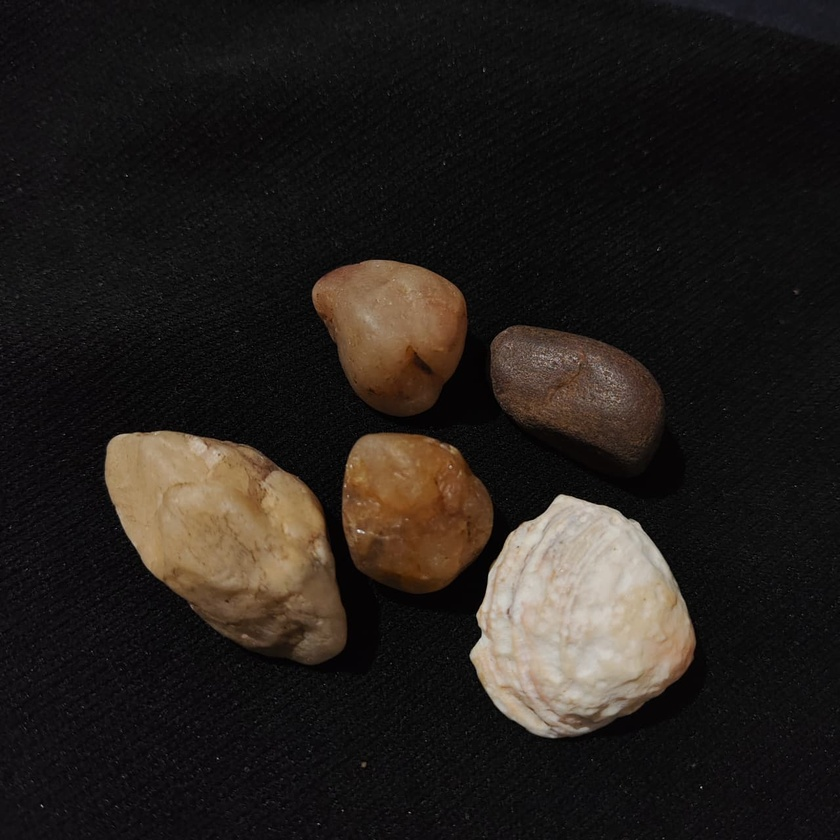
#> input picture images/stones_real.jpeg, 840 x 840 px, shrunk from 1280 x 1280 before the run, found by its file name
$ python extract_stones.py
#> lines starting #> are read from the running program, lines starting #| are printed output that depends on the picture; after the words box and inside, x2 and y2 are one past the last pixel; in counts of white or black regions, pixels touching at a corner belong together
import cv2
import numpy as np
import os

img_path = r'd:\PROJECTS\ForHer\images\stones_real.jpeg'
out_dir = r'd:\PROJECTS\ForHer\images'

# Read image
img = cv2.imread(img_path)
#> img is the input picture: shape (840, 840, 3); mean B, G, R 28.1, 32, 37.1
if img is None:
    print("Could not read image")
    exit()

# Convert to grayscale
gray = cv2.cvtColor(img, cv2.COLOR_BGR2GRAY)
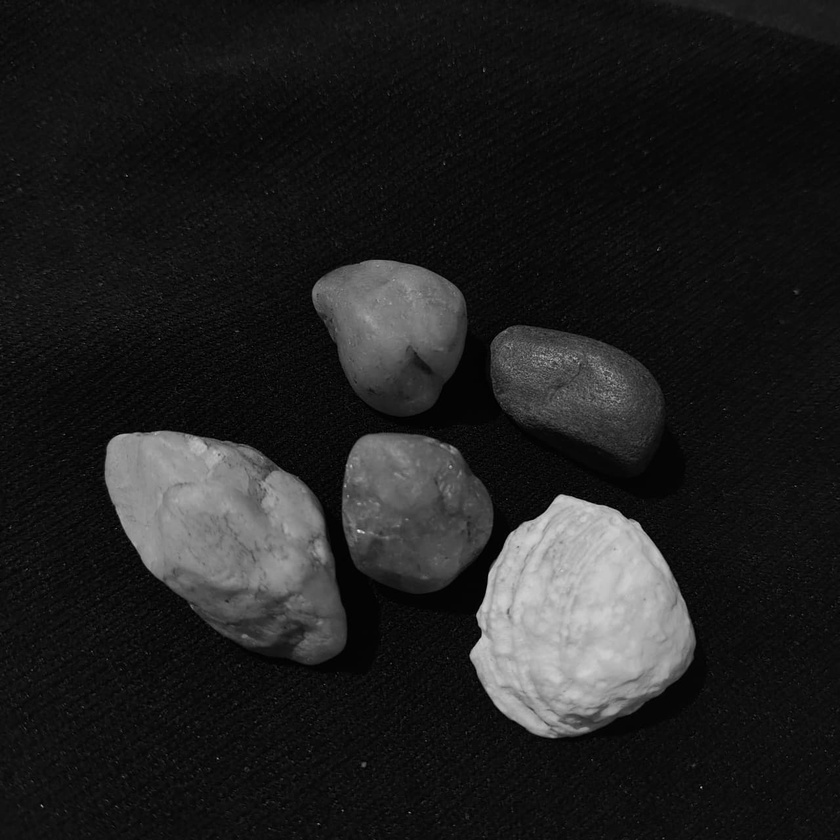
#> gray: shape (840, 840); min 0, max 237, mean 33.1

# Since background is black fabric, we can threshold.
# The stones should be lighter.
_, thresh = cv2.threshold(gray, 30, 255, cv2.THRESH_BINARY)
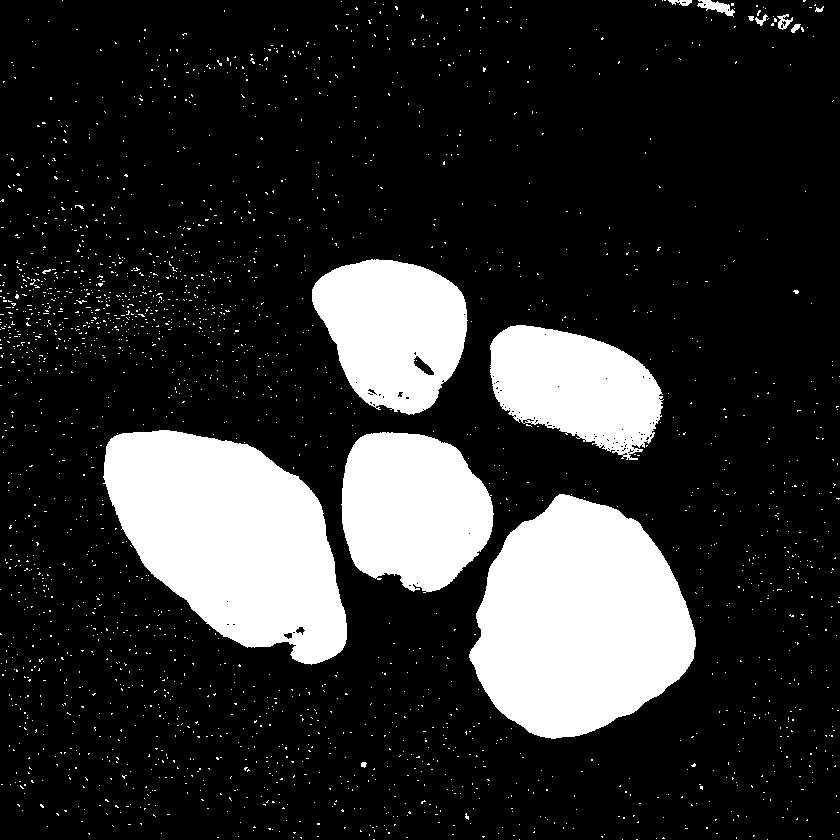
#> thresh: shape (840, 840); 19.1% white; 2283 white regions (2269 under 20 px), largest, box (x1, y1, x2, y2) and area: (469, 494, 696, 739) 39496, (103, 430, 347, 665) 37390, (341, 432, 494, 593) 18899

# Morphological operations to clean up
kernel = np.ones((5,5), np.uint8)
thresh = cv2.morphologyEx(thresh, cv2.MORPH_OPEN, kernel)
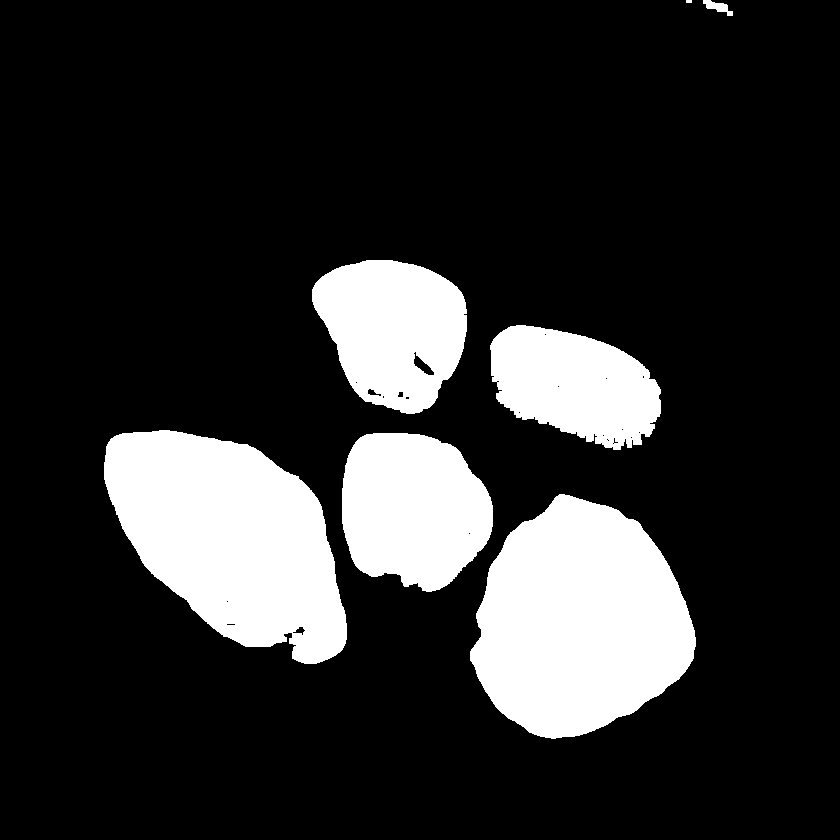
#> thresh: shape (840, 840); 18.1% white; 7 white regions (1 under 20 px), largest, box (x1, y1, x2, y2) and area: (470, 494, 696, 739) 39489, (104, 430, 347, 664) 37352, (342, 433, 493, 592) 18797, (312, 260, 467, 414) 17250, (490, 325, 661, 450) 14931, (703, 0, 733, 16) 221
thresh = cv2.morphologyEx(thresh, cv2.MORPH_CLOSE, kernel)
#> thresh: shape (840, 840); 18.2% white; 7 white regions (1 under 20 px)

# Find contours
contours, _ = cv2.findContours(thresh, cv2.RETR_EXTERNAL, cv2.CHAIN_APPROX_SIMPLE)
#> contours = 7 contours, 1 with area under 20; largest, box (x1, y1, x2, y2) and area: (470, 494, 696, 739) 39164, (104, 430, 347, 664) 37092, (342, 433, 493, 592) 18561, (312, 260, 467, 414) 17274, (490, 325, 661, 450) 14789, (703, 0, 733, 16) 188

# Sort contours by area, descending, and take top 5
contours = sorted(contours, key=cv2.contourArea, reverse=True)
count = 1

for c in contours[:5]:
    # Get bounding box
    x, y, w, h = cv2.boundingRect(c)

    # We want a slightly larger bounding box to not cut edges
    pad = 10
    x1 = max(0, x - pad)
    y1 = max(0, y - pad)
    x2 = min(img.shape[1], x + w + pad)
    y2 = min(img.shape[0], y + h + pad)

    # Crop
    crop_img = img[y1:y2, x1:x2]
    crop_mask = thresh[y1:y2, x1:x2]

    # Create RGBA image
    b, g, r = cv2.split(crop_img)
    alpha = np.where(crop_mask > 0, 255, 0).astype(np.uint8)

    # Optional: smooth the alpha channel
    alpha = cv2.GaussianBlur(alpha, (5,5), 0)

    rgba = cv2.merge([b, g, r, alpha])

    # Save as webp
    out_path = os.path.join(out_dir, f'stone_{count}.webp')
    cv2.imwrite(out_path, rgba, [cv2.IMWRITE_WEBP_QUALITY, 100])
    print(f"Saved {out_path}")
    count += 1
#> this loop made 5 passes
#> (x, y, w, h, x1, y1, x2, y2) on passes 1 to 5: (470, 494, 226, 245, 460, 484, 706, 749), (104, 430, 243, 234, 94, 420, 357, 674), (342, 433, 151, 159, 332, 423, 503, 602), (312, 260, 155, 154, 302, 250, 477, 424), (490, 325, 171, 125, 480, 315, 671, 460)
#| Saved d:\PROJECTS\ForHer\images/stone_1.webp
#| Saved d:\PROJECTS\ForHer\images/stone_2.webp
#| Saved d:\PROJECTS\ForHer\images/stone_3.webp
#| Saved d:\PROJECTS\ForHer\images/stone_4.webp
#| Saved d:\PROJECTS\ForHer\images/stone_5.webp
#> pass 1, `crop_mask = thresh[y1:y2, x1:x2]`:
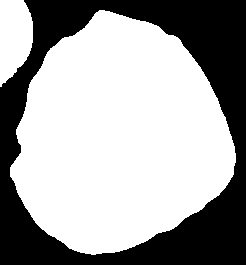
#> crop_mask: shape (265, 246); 64% white; 1 black region, box (x1, y1, x2, y2) and area: (0, 0, 246, 265) 23483
#> pass 1, `b, g, r = cv2.split(crop_img)`:
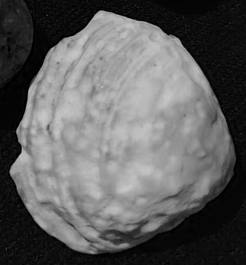
#> b: shape (265, 246); min 0, max 201, mean 95.1
#> pass 1, `b, g, r = cv2.split(crop_img)`:
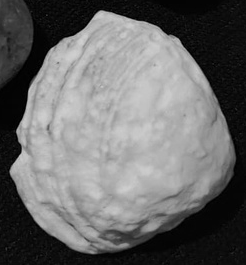
#> g: shape (265, 246); min 0, max 208, mean 105.8
#> after the loop:
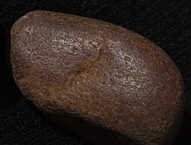
#> crop_img: shape (145, 191, 3); mean B, G, R 33.3, 39.7, 52
#> after the loop, count = 6

$ run again, with images/birthday_cake.png saved as images/stones_real.jpeg
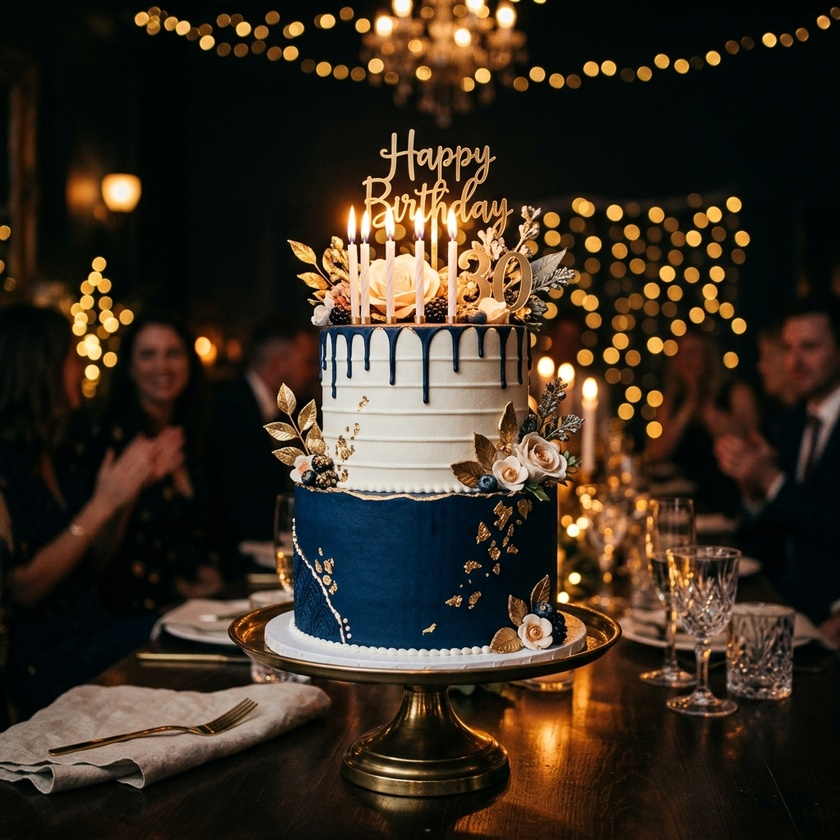
#> input picture images/birthday_cake.png, 840 x 840 px, shrunk from 1024 x 1024 before the run, found by its file name
#> img is the input picture: shape (840, 840, 3); mean B, G, R 33.9, 46.7, 58.6
#> `thresh = cv2.morphologyEx(thresh, cv2.MORPH_CLOSE, kernel)`:
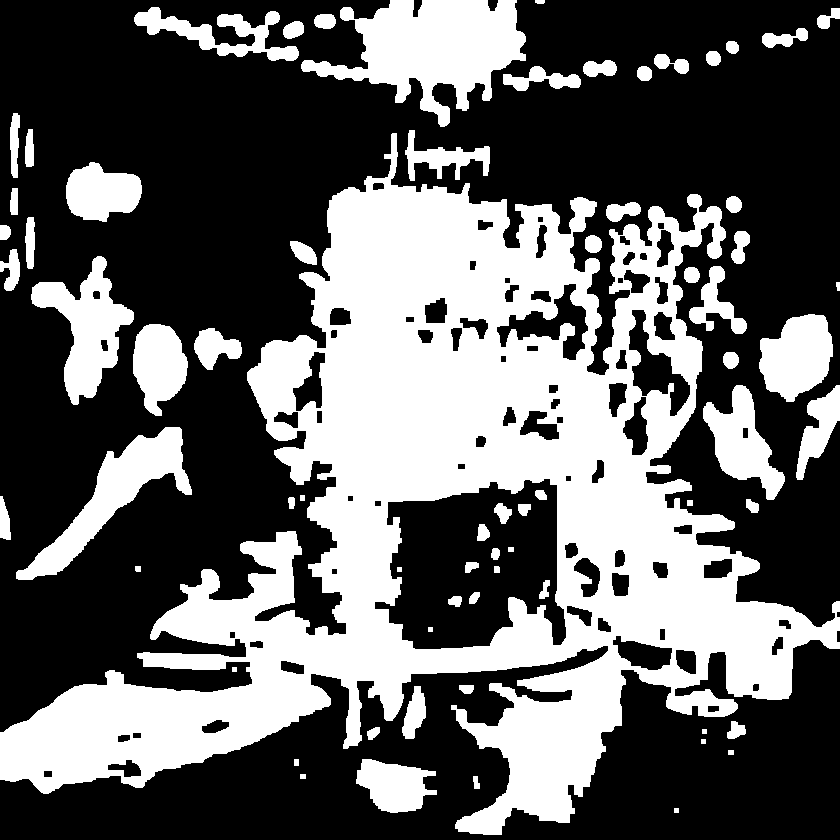
#> thresh: shape (840, 840); 38.3% white; 70 white regions
#> contours = 57 contours, 4 with area under 20; largest, box (x1, y1, x2, y2) and area: (0, 133, 840, 835) 241185, (301, 0, 526, 127) 13909, (16, 427, 192, 580) 6910, (31, 256, 134, 405) 6246, (759, 314, 833, 402) 4482
#> the loop `for c in contours[:5]:` made 5 passes
#> (x, y, w, h, x1, y1, x2, y2) on passes 1 to 5: (0, 133, 840, 702, 0, 123, 840, 840), (301, 0, 225, 127, 291, 0, 536, 137), (16, 427, 176, 153, 6, 417, 202, 590), (31, 256, 103, 149, 21, 246, 144, 415), (759, 314, 74, 88, 749, 304, 840, 412)
#> (printed output is left out)
#> after the loop `for c in contours[:5]:`:
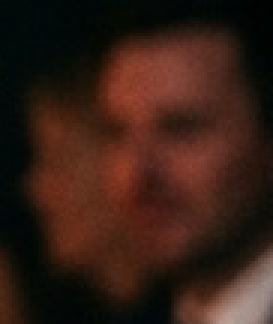
#> crop_img: shape (108, 91, 3) (shown 3 times larger); mean B, G, R 21.7, 30.9, 54.3
#> after the loop `for c in contours[:5]:`: count = 6
